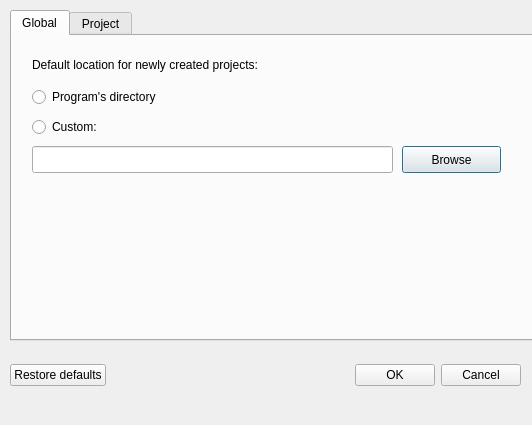
<?xml version="1.0" encoding="UTF-8"?>
<ui version="4.0">
 <class>Settings</class>
 <widget class="QDialog" name="Settings">
  <property name="geometry">
   <rect>
    <x>0</x>
    <y>0</y>
    <width>532</width>
    <height>425</height>
   </rect>
  </property>
  <property name="windowTitle">
   <string>Settings</string>
  </property>
  <widget class="QTabWidget" name="settingsTabs">
   <property name="geometry">
    <rect>
     <x>10</x>
     <y>10</y>
     <width>531</width>
     <height>331</height>
    </rect>
   </property>
   <property name="currentIndex">
    <number>0</number>
   </property>
   <widget class="QWidget" name="globalTab">
    <attribute name="title">
     <string>Global</string>
    </attribute>
    <widget class="QLabel" name="globalTabText">
     <property name="geometry">
      <rect>
       <x>20</x>
       <y>20</y>
       <width>301</width>
       <height>17</height>
      </rect>
     </property>
     <property name="text">
      <string>Default location for newly created projects:</string>
     </property>
    </widget>
    <widget class="QRadioButton" name="programsDirRadioButton">
     <property name="geometry">
      <rect>
       <x>20</x>
       <y>50</y>
       <width>171</width>
       <height>22</height>
      </rect>
     </property>
     <property name="text">
      <string>Program's directory</string>
     </property>
    </widget>
    <widget class="QRadioButton" name="globalCustomDirRadioButton">
     <property name="geometry">
      <rect>
       <x>20</x>
       <y>80</y>
       <width>91</width>
       <height>22</height>
      </rect>
     </property>
     <property name="text">
      <string>Custom:</string>
     </property>
    </widget>
    <widget class="QLineEdit" name="globalDirInput">
     <property name="geometry">
      <rect>
       <x>20</x>
       <y>110</y>
       <width>361</width>
       <height>27</height>
      </rect>
     </property>
    </widget>
    <widget class="QPushButton" name="globalBrowseButton">
     <property name="geometry">
      <rect>
       <x>390</x>
       <y>110</y>
       <width>99</width>
       <height>27</height>
      </rect>
     </property>
     <property name="text">
      <string>Browse</string>
     </property>
    </widget>
   </widget>
   <widget class="QWidget" name="projectTab">
    <attribute name="title">
     <string>Project</string>
    </attribute>
    <widget class="QLabel" name="projectTabText">
     <property name="geometry">
      <rect>
       <x>20</x>
       <y>20</y>
       <width>221</width>
       <height>17</height>
      </rect>
     </property>
     <property name="text">
      <string>Location for generated .rb files:</string>
     </property>
    </widget>
    <widget class="QRadioButton" name="projectsDirRadioButton">
     <property name="geometry">
      <rect>
       <x>20</x>
       <y>50</y>
       <width>191</width>
       <height>22</height>
      </rect>
     </property>
     <property name="text">
      <string>Project's directory (default)</string>
     </property>
    </widget>
    <widget class="QRadioButton" name="projectCustomDirRadioButton">
     <property name="geometry">
      <rect>
       <x>20</x>
       <y>80</y>
       <width>71</width>
       <height>22</height>
      </rect>
     </property>
     <property name="text">
      <string>Custom:</string>
     </property>
    </widget>
    <widget class="QLineEdit" name="projectDirInput">
     <property name="geometry">
      <rect>
       <x>20</x>
       <y>110</y>
       <width>361</width>
       <height>27</height>
      </rect>
     </property>
    </widget>
    <widget class="QPushButton" name="projectBrowseButton">
     <property name="geometry">
      <rect>
       <x>390</x>
       <y>110</y>
       <width>99</width>
       <height>27</height>
      </rect>
     </property>
     <property name="text">
      <string>Browse</string>
     </property>
    </widget>
    <widget class="QRadioButton" name="eachScriptIndividualDirRadioButton">
     <property name="geometry">
      <rect>
       <x>20</x>
       <y>150</y>
       <width>151</width>
       <height>22</height>
      </rect>
     </property>
     <property name="text">
      <string>Ask individually each time</string>
     </property>
    </widget>
    <widget class="QPushButton" name="projectDefaultButton">
     <property name="geometry">
      <rect>
       <x>20</x>
       <y>190</y>
       <width>181</width>
       <height>23</height>
      </rect>
     </property>
     <property name="text">
      <string>Restore defaults</string>
     </property>
    </widget>
   </widget>
  </widget>
  <widget class="QWidget" name="horizontalLayoutWidget">
   <property name="geometry">
    <rect>
     <x>10</x>
     <y>350</y>
     <width>511</width>
     <height>51</height>
    </rect>
   </property>
   <layout class="QHBoxLayout" name="horizontalLayout">
    <item>
     <widget class="QPushButton" name="globalDefaultButton">
      <property name="text">
       <string>Restore defaults</string>
      </property>
     </widget>
    </item>
    <item>
     <spacer name="horizontalSpacer">
      <property name="orientation">
       <enum>Qt::Horizontal</enum>
      </property>
      <property name="sizeHint" stdset="0">
       <size>
        <width>40</width>
        <height>20</height>
       </size>
      </property>
     </spacer>
    </item>
    <item>
     <widget class="QPushButton" name="okButton">
      <property name="text">
       <string>OK</string>
      </property>
     </widget>
    </item>
    <item>
     <widget class="QPushButton" name="cancelButton">
      <property name="text">
       <string>Cancel</string>
      </property>
     </widget>
    </item>
   </layout>
  </widget>
 </widget>
 <resources/>
 <connections/>
</ui>
